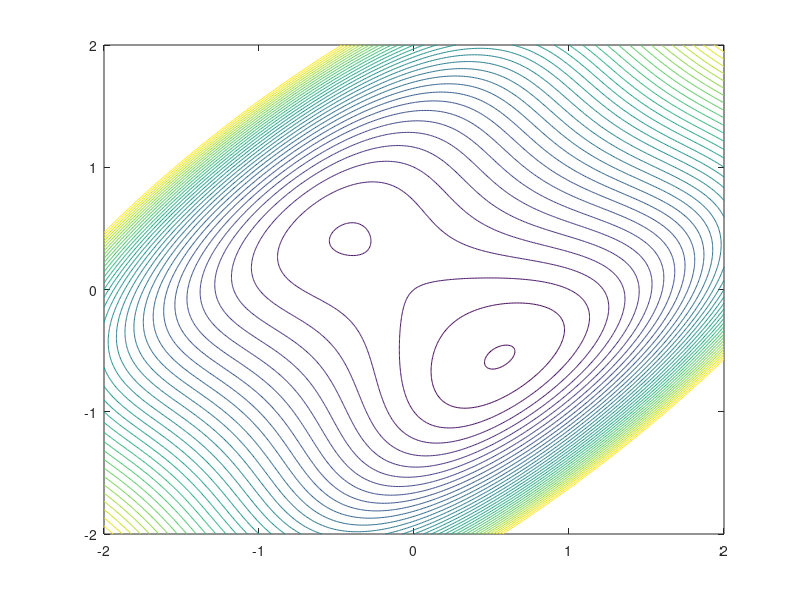
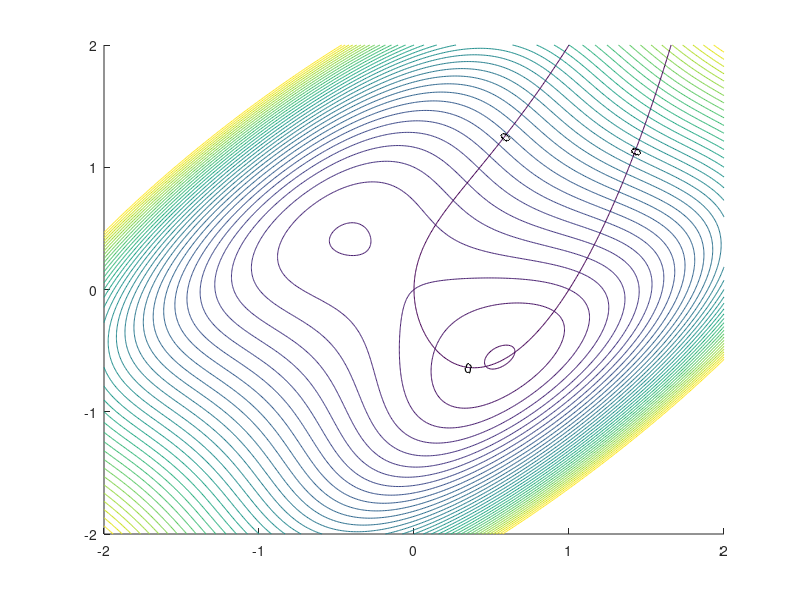
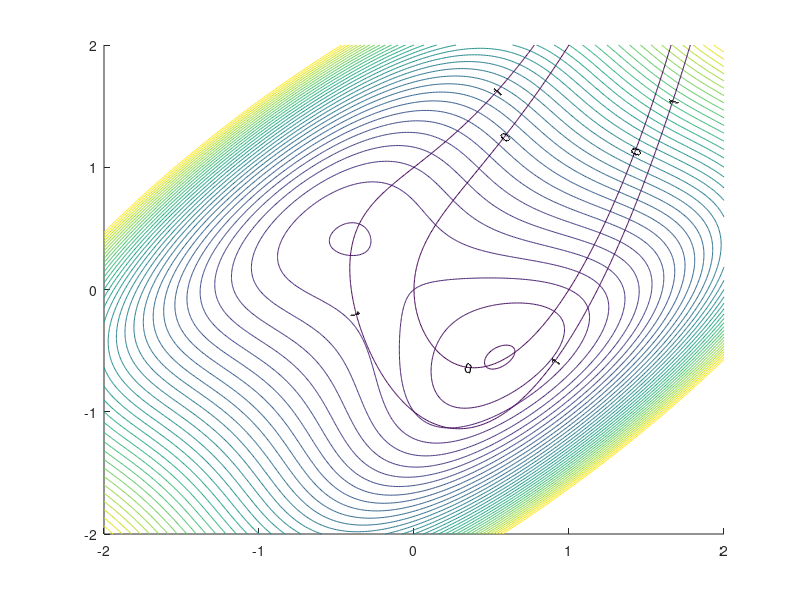

These figures' MATLAB source, in order:
clear
clc
x=[-2:0.01:2];
y=[-2:0.01:2];

[x1,x2]=meshgrid(x,y);
f=(x2-x1).^4+8*x1.*x2-x1+x2+3;
g=x1.^4-2*x1.^2.*x2+x1.^2+x2.^2-2*x1;

figure(1)
contour(x1,x2,f,[0:35]);

figure(2)
hold on
contour(x1,x2,f,[0:35]);

contour(x1,x2,g,[0,0],'ShowText','on');
hold off

figure(3)
hold on
contour(x1,x2,f,[0:35]);

contour(x1,x2,g,[0,1],'ShowText','on');
hold off